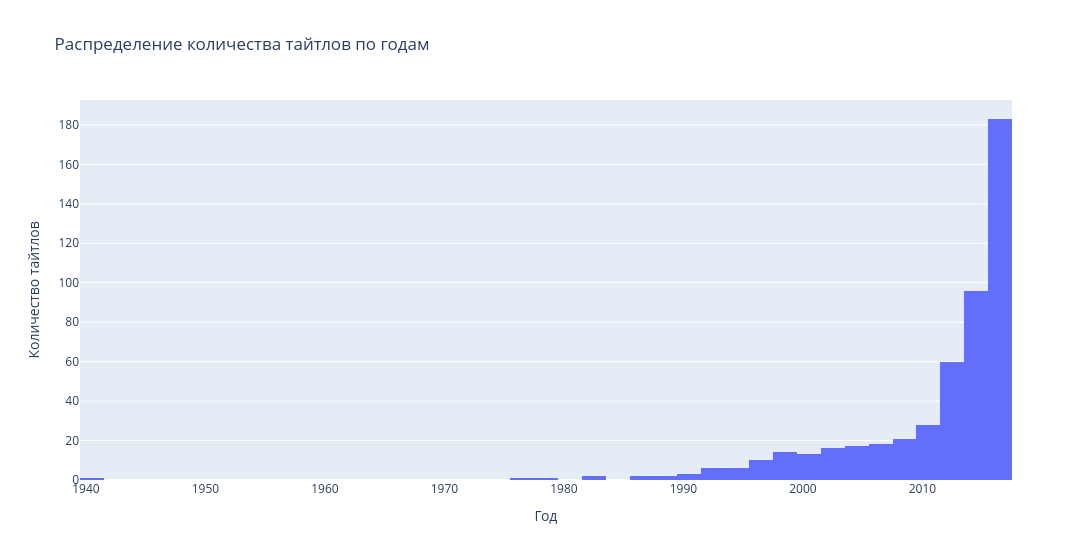

This figure's notebook cell:
### Markdown cell above
#### Постройте график, показывающий распределение количества запущенных шоу в зависимости от года.

- Наблюдается ли рост?
- Есть ли выбросы?
- Что из себя представляют выбросы?
- Чем могут быть они вызваны?

### Code cell
fig = go.Figure()

fig.add_trace(go.Histogram(x = data_clean['release year']))
fig.update_layout(
        title='Распределение количества тайтлов по годам',
        xaxis_title='Год',
        yaxis_title='Количество тайтлов',
        width = 1200)

fig.show()

### Figure 1 — Plotly figure (JSON) as saved in the notebook; plotly's stock layout.template omitted (floating-point values rounded to 4 significant figures; data arrays with more than 128 entries replaced by an {"elided": "..."} marker saying what was removed)
{"data": [{"type": "histogram", "x": {"elided": "500 int values"}}], "layout": {"title": {"text": "Распределение количества тайтлов по годам"}, "width": 1200, "xaxis": {"title": {"text": "Год"}}, "yaxis": {"title": {"text": "Количество тайтлов"}}}}
